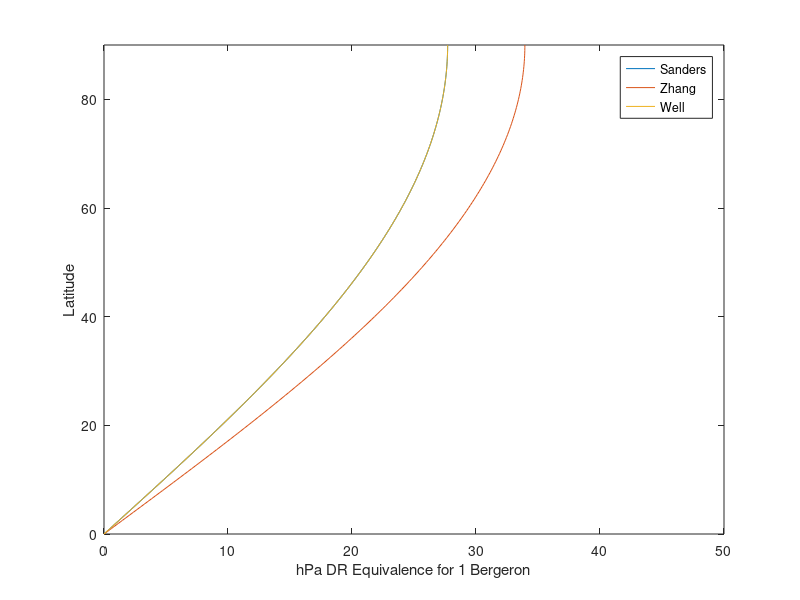

Write MATLAB code to recreate this figure.
% geostrophic analysis

clear all

phi = 0:0.5:90;

sanders = sind(phi)./sind(60);
zhang = sind(phi)./sind(45);
wellm = sind(phi)./sind(60);


figure;
hold on;
plot(24.*sanders,phi)
plot(24.*zhang,phi)
plot(24.*wellm,phi)
legend('Sanders','Zhang','Well')
axis([0 50 0 90])
ylabel('Latitude')
xlabel('hPa DR Equivalence for 1 Bergeron')
box on;
